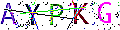

Source code (Python):
import random
from PIL import Image, ImageDraw, ImageFont, ImageFilter


def check_code(width=120, height=30, char_length=5, font_file='Monaco.ttf', font_size=28):
    code = []
    img = Image.new(mode='RGB', size=(width, height), color=(255, 255, 255))
    draw = ImageDraw.Draw(img, mode='RGB')

    def rndChar():
        """
        生成随机字母
        :return:
        """
        # return str(random.randint(0, 9))
        return chr(random.randint(65, 90))

    def rndColor():
        """
        生成随机颜色
        :return:
        """
        return (random.randint(0, 255), random.randint(10, 255), random.randint(64, 255))

    # 写文字
    font = ImageFont.truetype(font_file, font_size)
    for i in range(char_length):
        char = rndChar()
        code.append(char)
        h = random.randint(0, 4)
        draw.text([i * width / char_length, h], char, font=font, fill=rndColor())

    # 写干扰点
    for i in range(40):
        draw.point([random.randint(0, width), random.randint(0, height)], fill=rndColor())

    # 写干扰圆圈
    for i in range(40):
        draw.point([random.randint(0, width), random.randint(0, height)], fill=rndColor())
        x = random.randint(0, width)
        y = random.randint(0, height)
        draw.arc((x, y, x + 4, y + 4), 0, 90, fill=rndColor())

    # 画干扰线
    for i in range(5):
        x1 = random.randint(0, width)
        y1 = random.randint(0, height)
        x2 = random.randint(0, width)
        y2 = random.randint(0, height)

        draw.line((x1, y1, x2, y2), fill=rndColor())

    img = img.filter(ImageFilter.EDGE_ENHANCE_MORE)
    return img, ''.join(code)


# if __name__ == '__main__':
#     img, img_str = check_code()
#     with open('code.png', 'wb') as f:
#         img.save(f, format='png')
